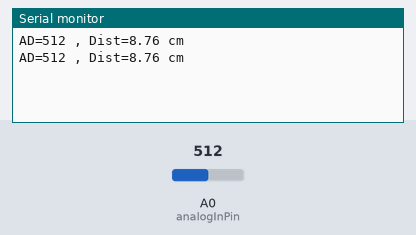
Bench run of a sketch on a simulated Arduino Uno, built with avr-gcc and run on an emulated ATmega328P. Shown: the last lines printed to the serial monitor. The inputs (shaded band) are chosen by the test bench; at power-on: A0 (analogInPin) = 512.

Above: at 1.8 s.
1.9 s: A0 (analogInPin) set to 0
At 2.7 s:
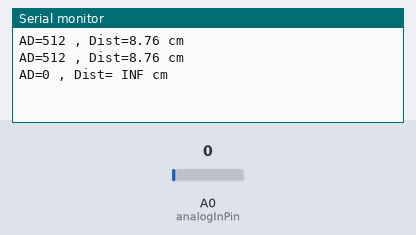
4.5 s: A0 (analogInPin) set to 122
At 5.8 s:
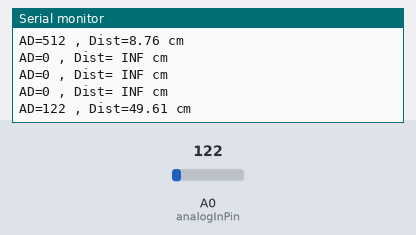

Measured:
- after the input at 1.9 s, the serial monitor: prints a new line after 0.10 s (image 1)
- after the input at 4.5 s, the serial monitor: prints a new line after 0.51 s (image 2)

The sketch:

sketch_psd.ino
```cpp
const int analogInPin=A0;
const float Vcc=5.0;
int AD;
float dist;
String AD_s;
String dist_s;
void setup() {
  // put your setup code here, to run once:
  Serial.begin(9600);
}

void loop() {
  // put your main code here, to run repeatedly:
  AD=analogRead(analogInPin);
  dist=Vcc*AD/1023;
  dist=26.549*pow(dist,-1.2091);
  Serial.print("AD=");
  AD_s=String(AD);
  Serial.print(AD_s);
  Serial.print(" , ");
  Serial.print("Dist=");
  dist_s=String(dist);
  Serial.print(dist_s);
  Serial.println(" cm");
  delay(1000);
}
```
